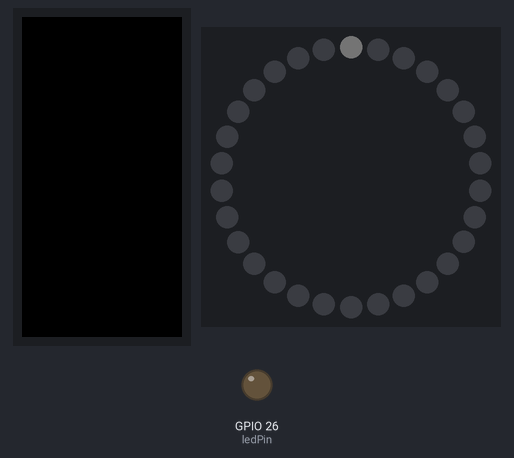
A sketch run on a simulated ESP32. Parts: 80×160 colour display, 30 RGB LEDs in a ring, first at the top, clockwise, output pins drawn as LEDs (lit = HIGH). Dim RGB values are drawn brighter than linear; storage starts empty; what the sketch prints to the serial monitor is not drawn.

Above: at 1.3 s.
Timing chart, 0 to 2.8 s (numbered marks = the images above):
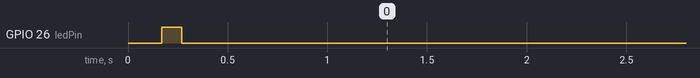

The sketch:

fadeNeoPixelServer.ino
```cpp
#include "WiFi.h"
#include <M5StickC.h>
#include "ESPAsyncWebServer.h"
#include <AsyncTCP.h>
#include "SPIFFS.h"
#include <Adafruit_NeoPixel.h>
#define PIN 33 //INが接続されているピンを指定
#define NUMPIXELS 30 //LEDの数を指定
#define ledPin 26
Adafruit_NeoPixel pixels(NUMPIXELS, PIN, NEO_GRB + NEO_KHZ800); //800kHzでNeoPixelを駆動
int saturation = 100;
int value = 0;
int brightness = 1;
int HUE = 32768;
int lednum = 1;
int prevValue = 64;
const char* ssid = "ESP32_RGB";
const char* pass = "esp32";
const IPAddress ip(192,168,0,1);
const IPAddress subnet(255,255,255,0);
double analogValue;
String ledState;
// ポート80にサーバーを設定
AsyncWebServer server(80);
// 実際のピン出力によってhtmlファイル内のSTATEの文字を変える
String processor(const String& var){
  Serial.println(var);
  if(var == "STATE"){
    if(digitalRead(ledPin)){
      ledState = "ON";
    }
    else{
      ledState = "OFF";
    }
    Serial.print(ledState);
    return ledState;
  }
  return String();
}

void setup(){
  M5.begin();
  Serial.begin(115200);
  pinMode(ledPin, OUTPUT); //GPIO02をアウトプットに
  pixels.begin(); //NeoPixelを開始
  // SPIFFSのセットアップ
  if(!SPIFFS.begin(true)){
    Serial.println("An Error has occurred while mounting SPIFFS");
    return;
  }
  //AP（親機）モードの場合
  digitalWrite(ledPin,HIGH);
  WiFi.softAP("esp32_rgb","password");
  delay(100);
  digitalWrite(ledPin,LOW);
  WiFi.softAPConfig(ip,ip,subnet);
  Serial.println(WiFi.softAPIP());
  delay(1000);
  // サーバーのルートディレクトリにアクセスされた時のレスポンス
  server.on("/", HTTP_GET, [](AsyncWebServerRequest *request){
    int paramsNr = request->params();
    digitalWrite(ledPin,HIGH);
    Serial.println(paramsNr);
    for(int i=0;i<paramsNr;i++){
        AsyncWebParameter* p = request->getParam(i);
        if(p->name() =="HUE"){
          HUE = p->value().toInt();
        }else if(p->name() == "Brightness"){
          brightness = p->value().toInt();
        }else if(p->name() == "Saturation"){
          saturation = p->value().toInt();
        }else if(p->name() == "lednum"){
          lednum = p->value().toInt();
        }
        OnPixels(HUE,saturation,brightness,lednum);
    }
    request->send(SPIFFS, "/index.html", String(), false, processor);
    digitalWrite(ledPin,LOW);
  });

  // style.cssにアクセスされた時のレスポンス
  server.on("/style.css", HTTP_GET, [](AsyncWebServerRequest *request){
    request->send(SPIFFS, "/style.css", "text/css");
  });
    // style.cssにアクセスされた時のレスポンス
  server.on("/jquery.min.js", HTTP_GET, [](AsyncWebServerRequest *request){
    request->send(SPIFFS, "/jquery.min.js", "text/javascript");
  });
  // サーバースタート
  server.begin();
  OnPixels(HUE,saturation,brightness,lednum);
}

void loop(){
  FirePixels();
}

void OnPixels(int hue,int saturation, int brightness,int lednum){
  for(int i=0; i<NUMPIXELS; i++) { //LEDを１つずつ制御
    if(i < lednum){
      pixels.setPixelColor(i, pixels.ColorHSV(hue, saturation, brightness)); //LEDの色を設定
    }else{
      pixels.setPixelColor(i, pixels.ColorHSV(hue, saturation, 0)); //LEDの色を設定
    }
      pixels.show();   //LEDに色を反映
//      delay(1);
  }
}
void FirePixels(){
  delay(5000);
  for(int value=0;value<128;value++){
    OnPixels(HUE,saturation,value,lednum);
    delay(5);//フェードの速さを調節
  }
  delay(5000);
  for(value=128;value>0;value--){
    OnPixels(HUE,saturation,value,lednum);
    delay(5);
  }
  pixels.clear(); //NeoPixelの出力をリセット
  pixels.show();
}
```
